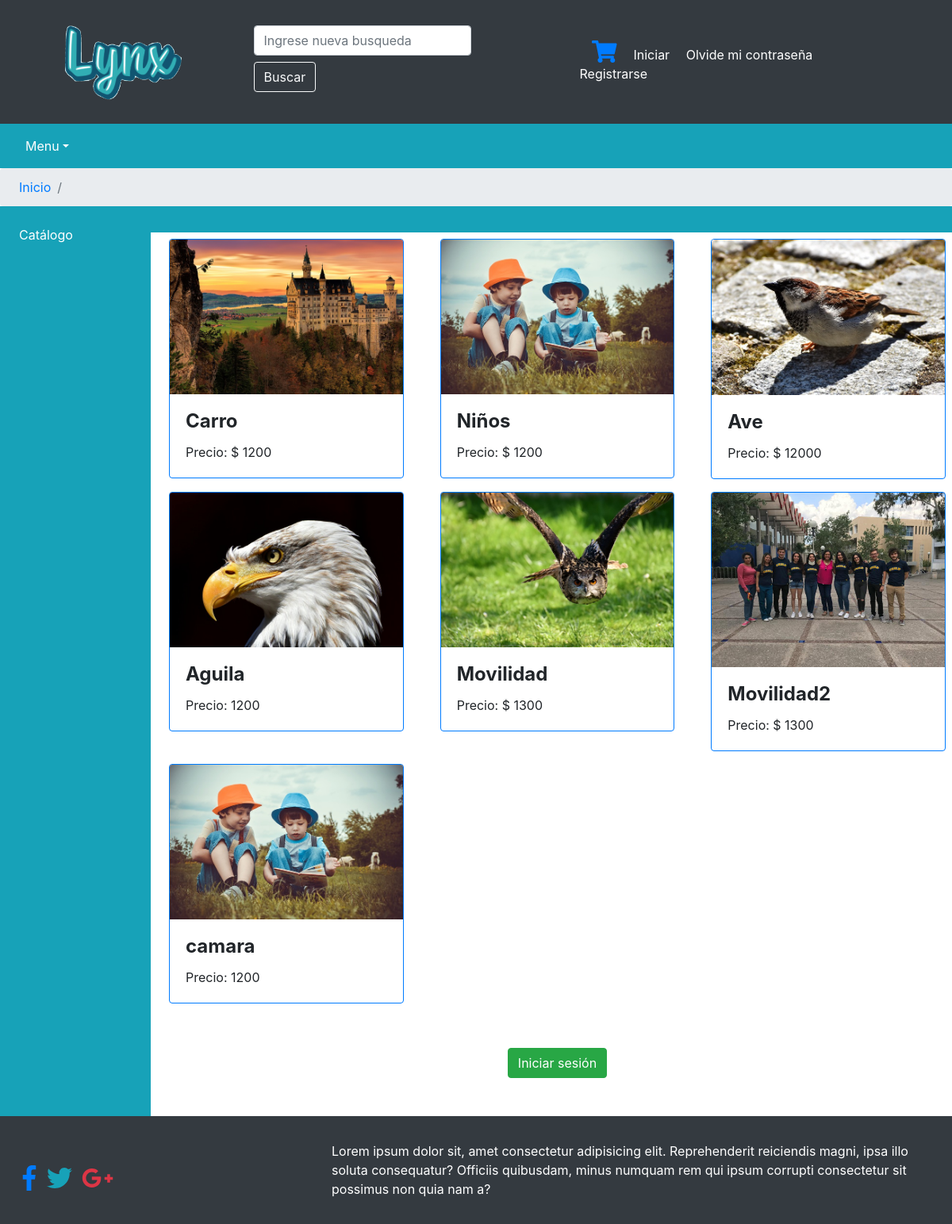
/catalogo.php, run on the app's committed database.
### tables this page shows
CREATE TABLE `articulo` (
  `id_articulo` int(11) NOT NULL,
  `nombre` varchar(60) NOT NULL,
  `precio` double NOT NULL,
  `calificacion` double NOT NULL,
  `dir_imagen` varchar(60) NOT NULL,
  `caracteristicas` varchar(250) NOT NULL,
  `descripcion` varchar(250) NOT NULL
);

### catalogo.php (the view, shortened to what this page needs)
<?php
include 'conexion.php';
$sql ="SELECT * FROM articulo";
$resultado = $conexion->query($sql);
if($resultado!=false)
{
    $calificaciones = $resultado->fetchAll(PDO :: FETCH_NAMED);
}else
{
    die('Error en la consulta');
}
?>
<!doctype html>
<html lang="en">
<head>
<?php include 'encabezado.php' ?>
<nav class="breadcrumb px-4 mb-0">
<a class="breadcrumb-item" href="#">Inicio</a>
<span class="breadcrumb-item active"></span>
</nav>
    <div class="row ">
        <div class="col-2 bg-info text-white">
            <p class="p-4">Catálogo</p>
        </div>
        <div class="col-10">
            <div class="row bg-info p-3">
                <div class="col-4 ml-auto">
                </div>
            </div>
            <form action="" method="POST">
                <?php $cont=0;?>
                <?php foreach($calificaciones as $calificacion): ?>
                <?php if($cont==0):?>
                <div class="row">
                    <?php endif ?>
                    <?php if($cont<3):?>
                    <div class="col-md-4">
                        <div class="card border-primary m-2">
                        <a href="producto.php?id=<?=$calificacion['id_articulo']?>">
                            <img class="card-img-top" src="<?=$calificacion['dir_imagen']?>" alt="">
                            </a>
                            <div class="card-body">
                                <h4 class="card-title">
                                    <strong>
                                        <?=$calificacion['nombre']?>
                                    </strong>
                                </h4>
                                <p class="card-text">Precio: $
                                    <?=$calificacion['precio']?>
                                </p>
                            </div>
                        </div>
                        <?php $cont++;?>
                    </div>
                    <?php else:?>
                    <?php $cont=0;?>
                    <div class="col-md-4">
                        <div class="card border-primary m-2">
                        <a href="producto.php?id=<?=$calificacion['id_articulo']?>">
                            <img class="card-img-top" src="<?=$calificacion['dir_imagen']?>" alt="">
                            </a>
                            <div class="card-body">
                                <h4 class="card-title">
                                    <strong>
                                        <?=$calificacion['nombre']?>
                                    </strong>
                                </h4>
                                <p class="card-text">Precio:
                                    <?=$calificacion['precio']?>
                                </p>
                            </div>
                        </div>
                        <?php $cont++;?>
                    </div>
                    <?php endif ?>
                    <?php endforeach ?>
                    <?php if($cont!=0):?>
                </div>
                <?php endif ?>
                <div class="m-5 text-center">
                    <?php if(isset($_SESSION['usuario'])): ?>
                    <?php if($_SESSION['usuario']=="admin"): ?>
                    <a href="agregar.php" class="btn btn-info">Agregar</a>
                    <?php endif ?>
                    <?php else: ?>
                    <a href="login.php" class="btn btn-success">Iniciar sesión</a>
                    <?php endif ?>
                </div>
            </form>
        </div>
    </div>
    <?php include 'pie.php'?>

### data on the page
articulo: dir_imagen (picture), nombre "Carro", precio "1200"
articulo: dir_imagen (picture), nombre "Niños", precio "1200"
articulo: dir_imagen (picture), nombre "Ave", precio "12000"
articulo: dir_imagen (picture), nombre "Aguila", precio "1200"
articulo: dir_imagen (picture), nombre "Movilidad", precio "1300"
articulo: dir_imagen (picture), nombre "Movilidad2", precio "1300"
articulo: dir_imagen (picture), nombre "camara", precio "1200"
